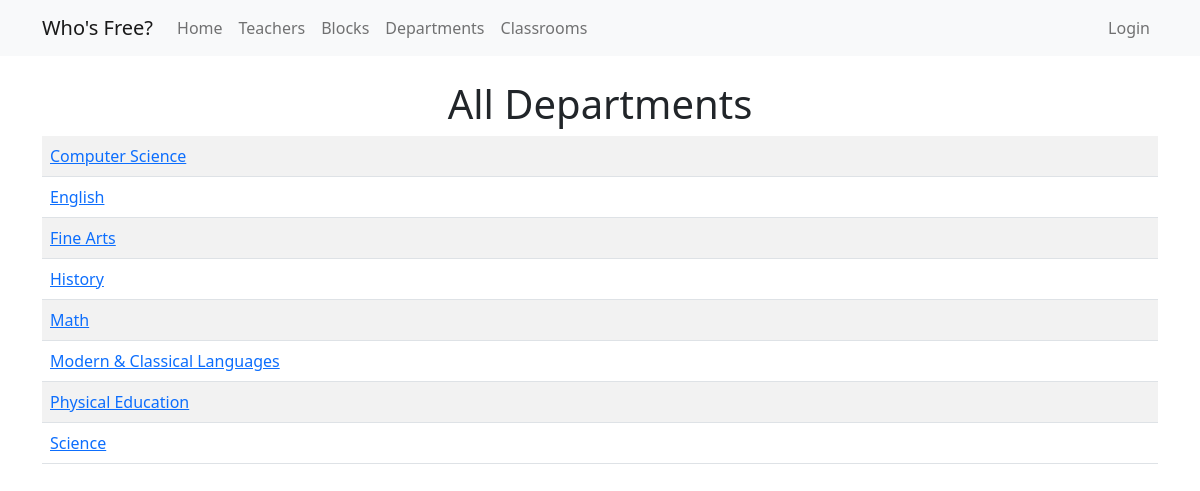
The page /departments.php on the database its author committed.
### tables this page shows
CREATE TABLE `departments` (
  `id` int(11) NOT NULL,
  `name` varchar(50) NOT NULL
);

### app/helpers.php (called while the page is built, shortened)
<?php
function view($name, $model = '', $data = '', $free = '', $or = '', $fr = '') {
  require(APP_PATH . "views/layout.view.php");
}

### departments.php (called while the page is built, shortened)
<?php
$departments = Data::get_departments();
view('departments', $departments);

### app/data/dataprovider.class.php (called while the page is built, shortened)
<?php
class DataProvider
{
  function __construct($source) {
    $this->source = $source;
  }
  public function get_departments() {
    return $this->query(
      'SELECT * FROM departments ORDER BY LEFT(name, 1);',
      [],
      'Department'
    );
  }
  private function connect() {
    try {
      return new PDO($this->source, CONFIG['db_user'], CONFIG['db_password']);
    } catch (PDOException $e) {
      return null;
    }
  }
  private function query($sql, $sql_params = [], $class = '') {
    $db = $this->connect();
    if (empty($sql_params)) {
      $query = $db->query($sql);
    } else {
      $query = $db->prepare($sql);
      $query->execute($sql_params);
    }
    if ($query === false) {
      return [];
    } else {
      $data = $query->fetchAll(PDO::FETCH_CLASS, $class);
      return $data;
    }
  }
}

### app/data/data.class.php (called while the page is built, shortened)
<?php
require('dataprovider.class.php');
class Data
{
  static private $ds;
  static public function initialize(DataProvider $data_provider) {
    return self::$ds = $data_provider;
  }
  static public function get_departments() {
    return self::$ds->get_departments();
  }
}

### views/departments.view.php (the view)
<table class="table table-striped">
  <?php foreach ($model as $department) : ?>
    <tr>
      <td>
        <a href="department-detail.php?dept=<?= $department->id; ?>">
          <?= ucwords($department->name); ?>
        </a>
      </td>
    </tr>
  <?php endforeach; ?>
</table>

### rows shown on the page
departments: name "Computer Science"
departments: name "English"
departments: name "Fine Arts"
departments: name "History"
departments: name "Math"
departments: name "Modern & Classical Languages"
departments: name "Physical Education"
departments: name "Science"

### other values the page prints
$view_bag['heading'] "All Departments"
